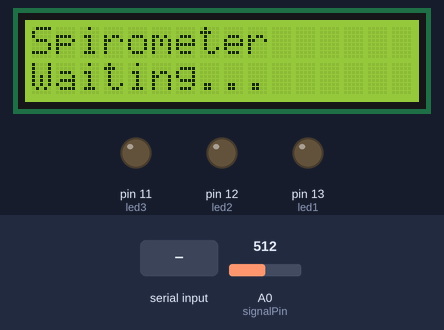
Simulated run of this sketch. Board: Arduino Mega 2560, built with avr-gcc and run on an emulated ATmega2560. Parts: 16×2 character LCD, output pins drawn as LEDs (lit = HIGH). The test bench sets the inputs (shaded band); at power-on: A0 (signalPin) = 512. What the sketch prints to the serial monitor is not drawn.

Above: at 1.2 s.
1.3 s: "s90\n" received over Serial
At 6.1 s:
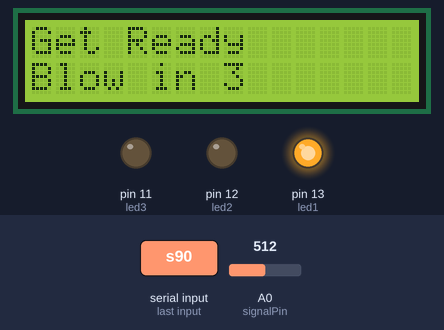
At 8.9 s:
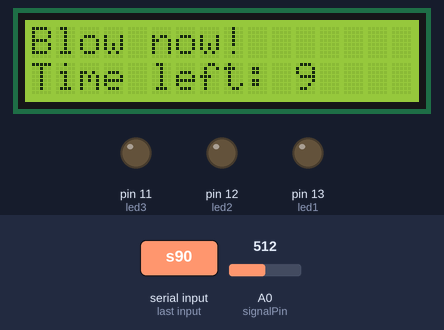
Timing chart, 0 to 21.3 s (numbered marks = the images above; inputs shaded):
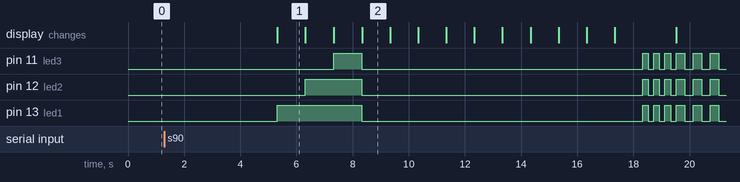

Measured:
- after the input at 1.3 s, pin 11 (led3): LOW → HIGH after 6.0 s, → LOW 1.0 s later, → HIGH 10.0 s later, → LOW 0.20 s later, … (14 changes in this stretch); pin 12 (led2): LOW → HIGH after 5.0 s, → LOW 2.0 s later, → HIGH 10.0 s later, → LOW 0.20 s later, … (14 changes in this stretch)
- what the display in image 1 shows lasts 1.0 s, from 5.3 s to 6.3 s

The sketch:

spirometer_mega_controller.ino
```cpp
/*
  DIY Spirometer Arduino Mega Controller

  Responsibilities:
  - display instructions on 16x2 LCD
  - run 4-second baseline calibration period
  - control 3 LED indicators
  - sample analog signal from A0 at 100 Hz
  - stream baseline and breath data to Python
  - receive computed FEV1/FVC from Python
  - display final spirometry results on LCD
*/


#include <LiquidCrystal.h>

const int signalPin = A0;
const unsigned long Ts_us = 10000;          // 100 Hz
const unsigned long baselineTime_ms = 4000; // 4 s calibration
const unsigned long recordTime_ms = 10000;  // 10 s recording

const int rs = 22;
const int en = 23;
const int d4 = 24;
const int d5 = 25;
const int d6 = 26;
const int d7 = 27;

const int led1 = 13;
const int led2 = 12;
const int led3 = 11;

LiquidCrystal lcd(rs, en, d4, d5, d6, d7);

void setup() {
  Serial.begin(115200);

  lcd.begin(16, 2);

  pinMode(led1, OUTPUT);
  pinMode(led2, OUTPUT);
  pinMode(led3, OUTPUT);
  allLedsOff();

  lcd.clear();
  lcd.setCursor(0, 0);
  lcd.print("Spirometer");
  lcd.setCursor(0, 1);
  lcd.print("Waiting...");
}

void loop() {
  if (Serial.available() > 0) {
    char cmd = Serial.read();
    if (cmd == 's') {
      countdownAndRecord();
    }
  }
}

void allLedsOff() {
  digitalWrite(led1, LOW);
  digitalWrite(led2, LOW);
  digitalWrite(led3, LOW);
}

void setCountdownLeds(int n) {
  digitalWrite(led1, n >= 1 ? HIGH : LOW);
  digitalWrite(led2, n >= 2 ? HIGH : LOW);
  digitalWrite(led3, n >= 3 ? HIGH : LOW);
}

void flashLeds(int times, int onMs, int offMs) {
  for (int i = 0; i < times; i++) {
    digitalWrite(led1, HIGH);
    digitalWrite(led2, HIGH);
    digitalWrite(led3, HIGH);
    delay(onMs);
    allLedsOff();
    delay(offMs);
  }
}

void countdownAndRecord() {
  lcd.clear();
  lcd.setCursor(0, 0);
  lcd.print("Spirometer");
  lcd.setCursor(0, 1);
  lcd.print("Waiting...");
  allLedsOff();

  unsigned long baseStart = millis();
  unsigned long nextSample = micros();

  while (millis() - baseStart < baselineTime_ms) {
    while ((long)(micros() - nextSample) < 0) {}
    nextSample += Ts_us;

    int adc = analogRead(signalPin);
    Serial.print("B,");
    Serial.println(adc);
  }

  lcd.clear();
  lcd.setCursor(0, 0);
  lcd.print("Get Ready");
  lcd.setCursor(0, 1);
  lcd.print("Blow in 3");
  setCountdownLeds(1);
  delay(1000);

  lcd.clear();
  lcd.setCursor(0, 0);
  lcd.print("Get Ready");
  lcd.setCursor(0, 1);
  lcd.print("Blow in 2");
  setCountdownLeds(2);
  delay(1000);

  lcd.clear();
  lcd.setCursor(0, 0);
  lcd.print("Get Ready");
  lcd.setCursor(0, 1);
  lcd.print("Blow in 1");
  setCountdownLeds(3);
  delay(1000);

  lcd.clear();
  lcd.setCursor(0, 0);
  lcd.print("Blow now!");
  lcd.setCursor(0, 1);
  lcd.print("Recording...");
  allLedsOff();

  Serial.println("START");

  unsigned long startMs = millis();
  nextSample = micros();
  int lastShown = -1;

  while (millis() - startMs < recordTime_ms) {
    while ((long)(micros() - nextSample) < 0) {}
    nextSample += Ts_us;

    int adc = analogRead(signalPin);
    Serial.println(adc);

    int secLeft = (recordTime_ms - (millis() - startMs)) / 1000;
    if (secLeft != lastShown) {
      lcd.setCursor(0, 1);
      lcd.print("Time left:     ");
      lcd.setCursor(11, 1);
      lcd.print(secLeft);
      lastShown = secLeft;
    }
  }

  Serial.println("END");

  flashLeds(3, 200, 200);

  lcd.clear();
  lcd.setCursor(0, 0);
  lcd.print("Calculating...");
  lcd.setCursor(0, 1);
  lcd.print("Please wait");

  String result = "";
  unsigned long waitStart = millis();

  while (millis() - waitStart < 20000) {
    while (Serial.available() > 0) {
      char c = Serial.read();
      if (c == '\r') continue;

      if (c == '\n') {
        if (result.length() > 0) goto display_results;
      } else {
        result += c;
      }
    }
  }

display_results:
  result.trim();

  if (result.startsWith("R,")) {
    int comma2 = result.indexOf(',', 2);

    if (comma2 > 0) {
      float fev1 = result.substring(2, comma2).toFloat();
      float fvc = result.substring(comma2 + 1).toFloat();

      lcd.clear();
      lcd.setCursor(0, 0);
      lcd.print("FEV1:");
      lcd.print(fev1, 2);
      lcd.print(" L");

      lcd.setCursor(0, 1);
      lcd.print("FVC:");
      lcd.print(fvc, 2);
      lcd.print(" L");

      flashLeds(5, 120, 120);

      while (Serial.available() == 0) {
        // hold result until next trigger
      }
    } else {
      lcd.clear();
      lcd.setCursor(0, 0);
      lcd.print("Bad format");
      flashLeds(3, 300, 300);
      delay(3000);
    }
  } else {
    lcd.clear();
    lcd.setCursor(0, 0);
    lcd.print("No result");
    flashLeds(3, 300, 300);
    delay(3000);
  }

  allLedsOff();
}
```
